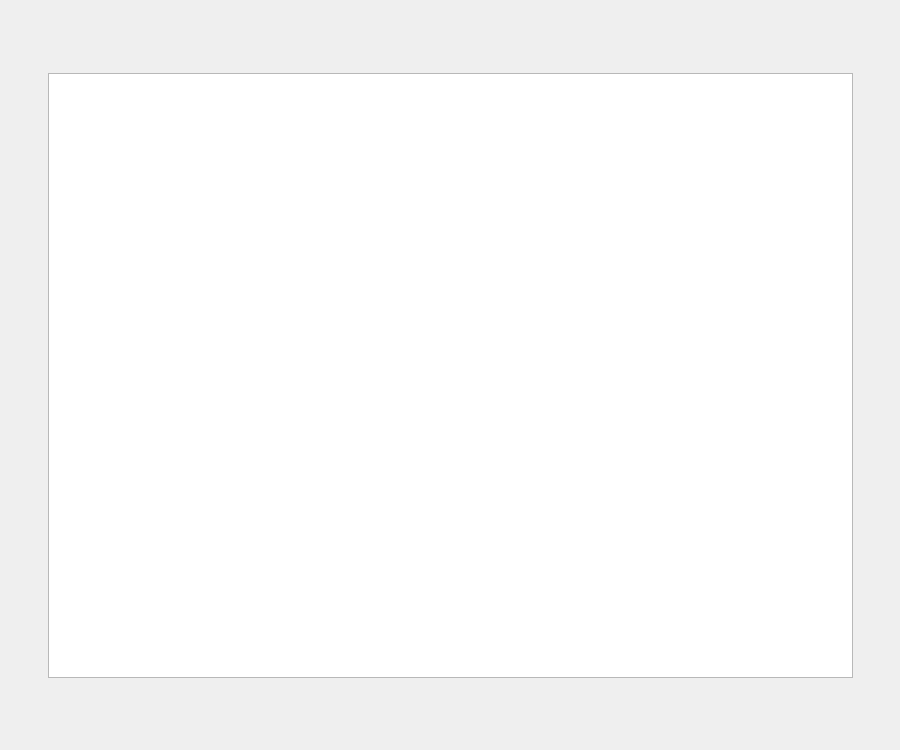
<?xml version="1.0" encoding="UTF-8"?>
<ui version="4.0">
 <class>MainWindow</class>
 <widget class="QMainWindow" name="MainWindow">
  <property name="geometry">
   <rect>
    <x>0</x>
    <y>0</y>
    <width>900</width>
    <height>750</height>
   </rect>
  </property>
  <property name="windowTitle">
   <string>MainWindow</string>
  </property>
  <widget class="QWidget" name="centralWidget">
   <property name="minimumSize">
    <size>
     <width>900</width>
     <height>750</height>
    </size>
   </property>
   <property name="maximumSize">
    <size>
     <width>900</width>
     <height>750</height>
    </size>
   </property>
   <widget class="QWidget" name="gridLayoutWidget">
    <property name="geometry">
     <rect>
      <x>0</x>
      <y>0</y>
      <width>901</width>
      <height>751</height>
     </rect>
    </property>
    <layout class="QGridLayout" name="gridLayout">
     <item row="0" column="0">
      <widget class="QGraphicsView" name="graphicsView">
       <property name="minimumSize">
        <size>
         <width>805</width>
         <height>605</height>
        </size>
       </property>
       <property name="maximumSize">
        <size>
         <width>805</width>
         <height>605</height>
        </size>
       </property>
      </widget>
     </item>
    </layout>
   </widget>
  </widget>
 </widget>
 <layoutdefault spacing="6" margin="11"/>
 <resources/>
 <connections/>
</ui>
